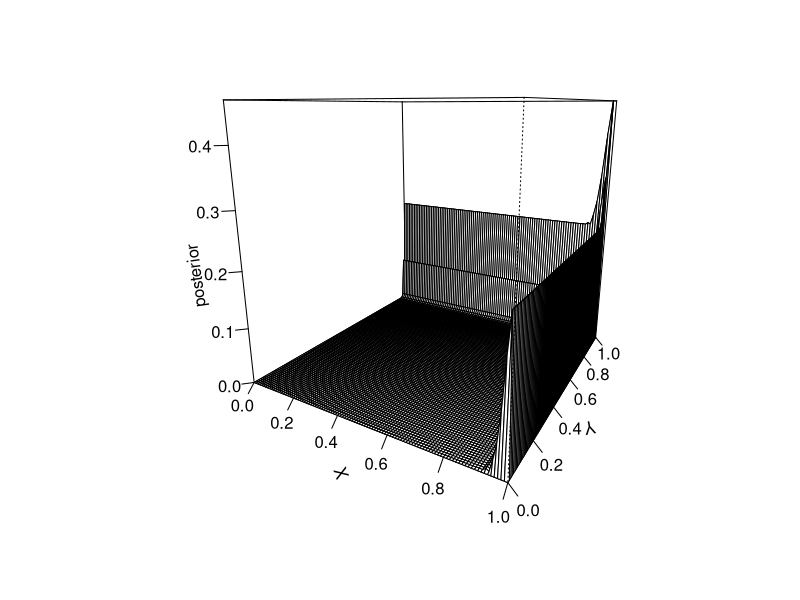

Generate this figure with R:
# assignment 14
# trying to find where x0, and y0 is located by
# tossing a bunch of points and saying if its
# left/right up/down

x0 = .3
y0 = .8
rel.pos = function(x,y){
  if(x < x0 & y < y0){
    result = c(0,0) }
  if(x > x0 & y < y0){
    result = c(1,0) }
  if(x < x0 & y > y0){
    result = c(0,1) }
  if(x > x0 & y > y0){
    result = c(1,1) }
  result
}

tosses = matrix(runif(200),nrow=100,ncol=2)

data = matrix(NA,nrow=100,ncol=2)
for(i in 1:100){
  data[i,] = rel.pos( tosses[i,1],tosses[i,2] )
}

# X and Y are vectors of 101
X = matrix(NA, nrow=1, ncol=101)
Y = matrix(NA, nrow=1, ncol=101)

p = seq.int(from=0.0, to=1.0, length.out=101)
X = p
Y = p

# 101 x 101 matrix
posterior = matrix(NA, nrow=101, ncol=101)


# confused on how to index the data in the dbinom
for(i in 2:100){
  for(j in 2:100){
    posterior[i,j] = dbinom(data[,1][i],size=98,prob=1-X[i])+dbinom(data[,2][j],size=98,prob=1-Y[j])
    print(posterior[i,j])
  }
}

posterior[1,] = 0
posterior[101,] = 0
posterior[,1] = 0
posterior[,101] = 0

#posterior = scale(posterior, 2, 3, na.rm=TRUE)

#posterior = exp(posterior)

posterior = posterior/((0.01)*sum(posterior)) 








persp(X,Y,posterior, theta=30, ticktype="detailed", nticks=5)